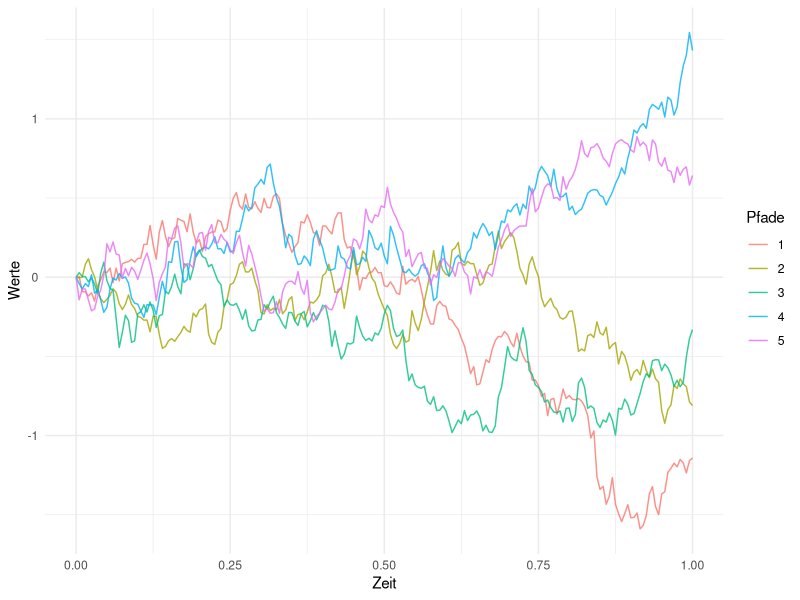

Generate this figure with R:
# Load required libraries
library(ggplot2)

# Function to generate a single path of Brownian motion
generate_brownian_motion <- function(T, dt) {
  t <- seq(0, T, by = dt)
  dW <- rnorm(length(t) - 1, mean = 0, sd = sqrt(dt))
  W <- c(0, cumsum(dW))
  return(W)
}

n <- 5
dt <- 0.005
T <- 1
t <- seq(0,T, by = dt)

paths <- replicate(n, generate_brownian_motion(T,dt))


#Prepare data for plotting
path_data <- data.frame(
    Time = rep(t, n),
   Value = as.vector(paths),
   Pfade = factor(rep(1:n, each = length(t)))
 )
 #
 # #Plot the generated Brownian motion paths
ggplot(path_data, aes(x = Time, y = Value, group = Pfade, color = Pfade)) +
geom_line(alpha = 0.8) +
theme_minimal() +
labs(x = "Zeit", y = "Werte")